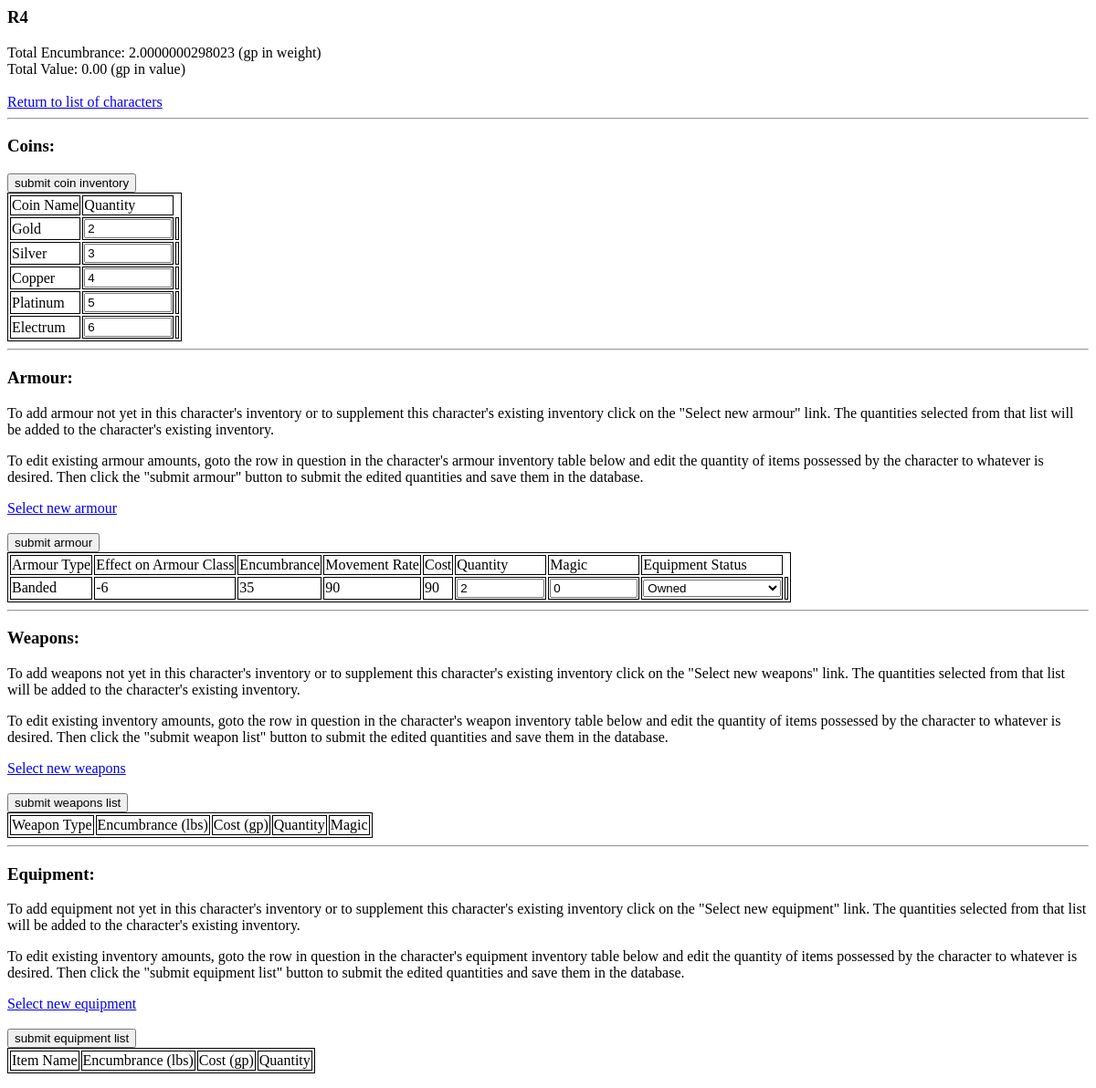
The app's page /osric_character_tools/equipcharacter.php?CharacterId=51, older data.
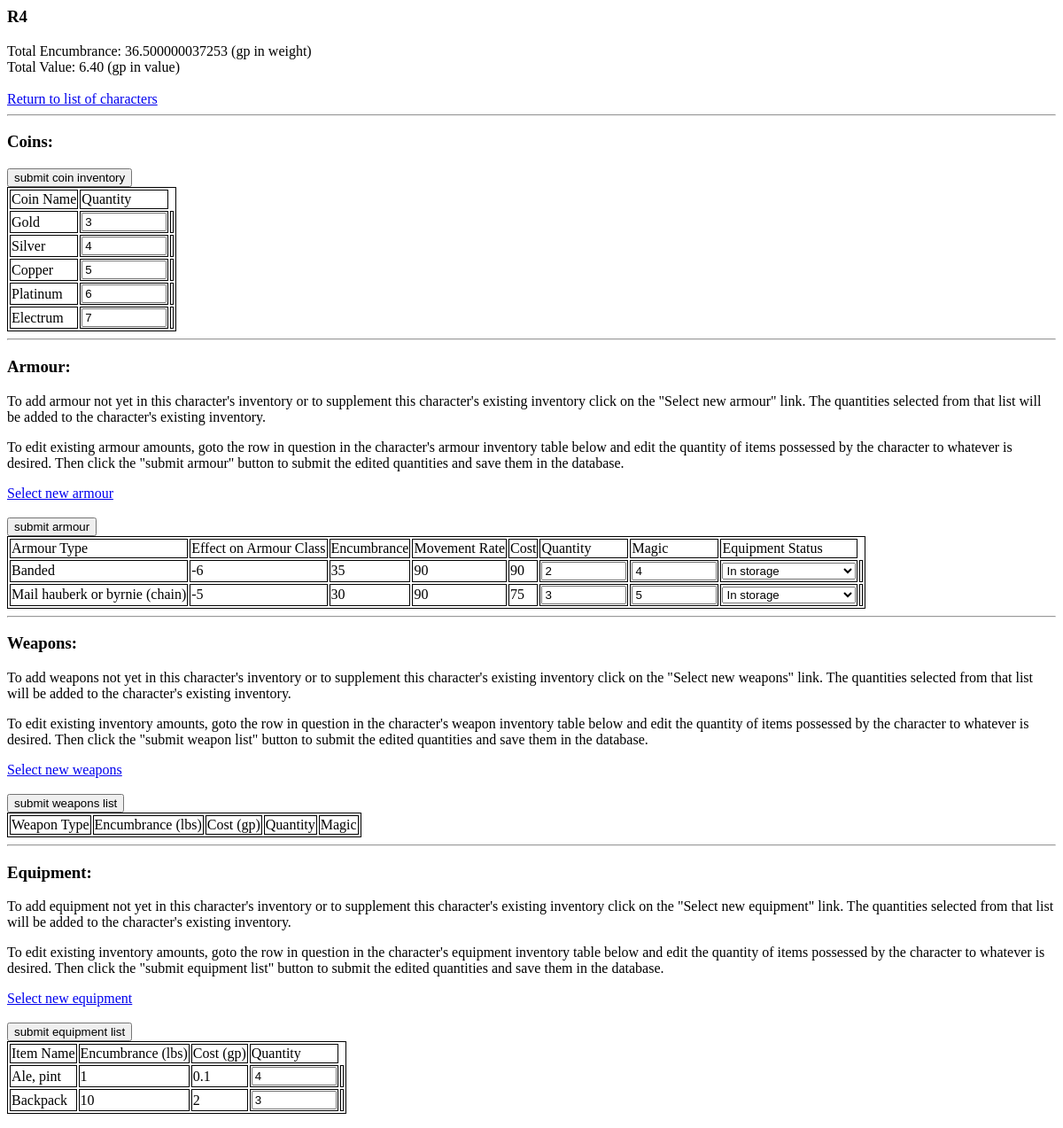
The same page, newer data.
### tables this page shows
CREATE TABLE IF NOT EXISTS `characters` (
  `CharacterName` varchar(255) NOT NULL,
  `CharacterGender` int(11) NOT NULL,
  `CharacterAge` float NOT NULL,
  `CharacterHeight` float NOT NULL,
  `CharacterWeight` float NOT NULL,
  `CharacterId` bigint(20) unsigned NOT NULL AUTO_INCREMENT,
  `CharacterAlignment` int(11) NOT NULL,
  `RaceId` bigint(20) NOT NULL,
  PRIMARY KEY (`CharacterId`)
);

CREATE TABLE IF NOT EXISTS `character_coins` (
  `CharacterId` bigint(20) NOT NULL,
  `CoinId` bigint(20) NOT NULL,
  `Quantity` int(11) NOT NULL,
  PRIMARY KEY (`CharacterId`,`CoinId`)
);

CREATE TABLE IF NOT EXISTS `coins` (
  `CoinId` bigint(20) unsigned NOT NULL AUTO_INCREMENT,
  `CoinName` varchar(16) NOT NULL,
  `CoinValueInGoldCoins` float NOT NULL,
  `CoinEncumbranceInLbs` float NOT NULL,
  PRIMARY KEY (`CoinId`),
  UNIQUE KEY `CoinId` (`CoinId`)
);

CREATE TABLE IF NOT EXISTS `character_armour` (
  `CharacterId` bigint(20) NOT NULL,
  `ArmourId` bigint(20) NOT NULL,
  `Quantity` int(11) NOT NULL,
  `ArmourMagic` int(11) NOT NULL DEFAULT '0',
  `EquipmentStatusId` int(11) NOT NULL DEFAULT '1',
  KEY `CharacterId` (`CharacterId`,`ArmourId`)
);

CREATE TABLE IF NOT EXISTS `armour` (
  `ArmourId` bigint(20) NOT NULL AUTO_INCREMENT,
  `ArmourType` varchar(32) DEFAULT NULL,
  `ArmourEncumbrance` float NOT NULL,
  `ArmourMovementRate` float NOT NULL,
  `ArmourEffectOnArmourClass` int(11) NOT NULL,
  `ArmourCost` float NOT NULL,
  PRIMARY KEY (`ArmourId`)
);

CREATE TABLE IF NOT EXISTS `character_items` (
  `CharacterId` bigint(20) NOT NULL,
  `ItemId` bigint(20) NOT NULL,
  `Quantity` int(11) NOT NULL,
  PRIMARY KEY (`CharacterId`,`ItemId`)
);

CREATE TABLE IF NOT EXISTS `items` (
  `ItemName` varchar(64) DEFAULT NULL,
  `ItemEncumbrance` float NOT NULL,
  `ItemCost` float NOT NULL,
  `ItemId` bigint(20) unsigned NOT NULL AUTO_INCREMENT,
  UNIQUE KEY `ItemId` (`ItemId`)
);

### osric_character_tools/inc/charactertblfuncs.inc (called while the page is built, shortened)
<?php
function getCharacter($cxn,$characterId)
{
	if($characterId == -1)
	{
		$row['CharacterName'] = "Dummy";
		$row['CharacterGender'] = "1";
		$row['CharacterAge'] = "42";
		$row['CharacterHeight'] = "65";
	}
	else
	{
		$query = sprintf("SELECT * FROM `characters` WHERE CharacterId='%s'",$characterId);
		$result = mysqli_query($cxn,$query) or die("Couldn't execute query.");
		$row = mysqli_fetch_assoc($result);
	}
	return $row;
}
?>

### osric_character_tools/inc/characterInventory.inc (called while the page is built, shortened)
<?php
function getTotalItemEncumbrance($cxn, $characterId)
{
	$query = "SELECT SUM(e.TotalItemEncumbrance) AS TotalEncumbrance FROM (SELECT (i.ItemEncumbrance * ci.Quantity) AS TotalItemEncumbrance FROM character_items ci INNER JOIN items i ON ci.ItemId = i.ItemId WHERE ci.CharacterId = '{$characterId}') AS e";
	$result = mysqli_query($cxn,$query) or die("Couldn't execute getTotalEncumbrance query.");
	$row = mysqli_fetch_assoc($result);
	return $row['TotalEncumbrance'];
}
function getTotalCoinEncumbrance($cxn, $characterId)
{
    $query = "SELECT SUM(e.TotalCoinEncumbrance) AS TotalEncumbrance FROM (SELECT (c.CoinEncumbranceInLbs * cc.Quantity) AS TotalCoinEncumbrance FROM character_coins cc INNER JOIN coins c ON cc.CoinId = c.CoinId WHERE cc.CharacterId = '{$characterId}') AS e";
    $result = mysqli_query($cxn,$query) or die("Couldn't execute getTotalCoinEncumbrance.");
    $row = mysqli_fetch_assoc($result);
    return $row['TotalEncumbrance'];
}
function getTotalCost($cxn, $characterId)
{
	$query = "SELECT SUM(e.TotalItemCost) AS TotalCost FROM (SELECT (ci.Quantity * i.ItemCost) AS TotalItemCost FROM character_items ci INNER JOIN items i ON ci.ItemId = i.ItemId WHERE ci.CharacterId = '{$characterId}') AS e";
	$result = mysqli_query($cxn,$query) or die("Couldn't execute getTotalCost query.");
	$row = mysqli_fetch_assoc($result);
	return $row['TotalCost'];
}
function getCharacterItems($cxn, $characterId)
{
    $query = "SELECT * FROM character_items ci INNER JOIN items i ON ci.ItemId = i.ItemId WHERE ci.CharacterId = $characterId";
    $result = mysqli_query($cxn,$query) or die("Couldn't execute getCharacterItems query.");
    for($result_set = array();$row = mysqli_fetch_assoc($result);$result_set[]=$row);
    return $result_set;
}
function getCharacterCoins($cxn, $characterId)
{
    $query = "SELECT * FROM character_coins cc INNER JOIN coins c on cc.CoinId = c.CoinId WHERE cc.CharacterId = $characterId";
    $result = mysqli_query($cxn,$query) or die("Couldn't execute getCharacterCoins query.");
    for($result_set = array();$row = mysqli_fetch_assoc($result);$result_set[]=$row);
    return $result_set;
}
function getCharacterArmour($cxn, $characterId)
{
    $query = "SELECT * FROM character_armour ca INNER JOIN armour a ON ca.ArmourId = a.ArmourId WHERE ca.CharacterId = $characterId";
    $result = mysqli_query($cxn,$query) or die("Couldn't execute getCharacterArmour query.");
    for($result_set = array();$row = mysqli_fetch_assoc($result);$result_set[]=$row);
    return $result_set;
}
?>

### osric_character_tools/equipcharacter.php (the view, shortened to what this page needs)
<?php
include("./inc/misc.inc");
include("./inc/characterInventory.inc");
include("./inc/charactertblfuncs.inc");
include("./inc/db_funcs.inc");
include("./inc/functions.inc");
$characterId = $_REQUEST['CharacterId'];
$cxn = mysqli_connect($host,$user,$passwd,$dbname) or die("Couldn't connect to server");
$character = getCharacter($cxn,$characterId);
$characterName = $character['CharacterName'];
$totalItemEncumbrance = getTotalItemEncumbrance($cxn,$characterId);
$totalCoinEncumbrance = getTotalCoinEncumbrance($cxn,$characterId);
$totalEncumbrance = $totalItemEncumbrance + $totalCoinEncumbrance;
$totalValue = getTotalCost($cxn,$characterId);
$equipmentStatusOptions = osricdb_getEquipmentStatusOptions($cxn);
?>
<html>
<link rel="stylesheet" type="text/css" href="./css/class.css" />
<body>
<form action="editCharacterInventory.php" method="POST">
<?php
echo "<h3>{$characterName}</h3>\n";
echo "Total Encumbrance: \n";
echo "{$totalEncumbrance} (gp in weight)";
echo "<br/>\n";
echo "Total Value: \n";
$totalValueStr = sprintf("%01.2f",$totalValue);
echo "{$totalValueStr} (gp in value)";
echo "<br/>\n<br/>\n";
echo "<a href='characters.php'>Return to list of characters</a>\n";
echo "<hr/>\n";
echo "<h3>Coins:</h3>\n";
echo "<div><input type='submit' value='submit coin inventory'/></div>\n";
echo "<table id='osric_character_coins'>\n";
echo "<tr><td>Coin Name</td><td>Quantity</td></tr>\n";
$character_coins = getCharacterCoins($cxn,$characterId);
$num_rows = count($character_coins);
for($i=0;$i<$num_rows;$i++)
{
    $row = $character_coins[$i];
    echo "<tr>";
    echo "<td>{$row['CoinName']}</td>";
    $coinId = $row['CoinId'];
	if($row['Quantity']){
		$coinQuantity = $row['Quantity'];
	}
	else {
		$coinQuantity = 0;
	}
	echo "<td><input type='number' min='0' max='9999999' name='coin[{$i}][quantity]' value='{$coinQuantity}'></input></td>";
    echo "<td><input type='hidden' min='0' max='9999999' name='coin[{$i}][coinId]' value='{$coinId}'></input></td>";
    echo "</tr>\n";
}
echo "</table>\n";
echo "<hr/>\n";
echo "<h3>Armour:</h3>\n";
echo "<p>To add armour not yet in this character's inventory or to supplement this character's existing inventory click on the \"Select new armour\" link.  The quantities selected from that list will be added to the character's existing inventory.</p>\n";
echo "<p>To edit existing armour amounts, goto the row in question in the character's armour inventory table below and edit the quantity of items possessed by the character to whatever is desired.  Then click the \"submit armour\" button to submit the edited quantities and save them in the database.</p>\n";
echo "<div><a href='selectarmour.php?CharacterId={$characterId}'>Select new armour</a></div>";
echo "<br/>\n";
echo "<div><input type='submit' value='submit armour'/></div>\n";
echo "<table id='osric_character_armour'>\n";
echo "<tr><td>Armour Type</td><td>Effect on Armour Class</td><td>Encumbrance</td><td>Movement Rate</td><td>Cost</td><td>Quantity</td><td>Magic</td><td>Equipment Status</td></tr>\n";
$character_armour = getCharacterArmour($cxn,$characterId);
$num_rows = count($character_armour);
for($i=0;$i<$num_rows;$i++)
{
    $row = $character_armour[$i];
    echo "<tr>";
	echo "<td>{$row['ArmourType']}</td>";
	echo "<td>{$row['ArmourEffectOnArmourClass']}</td>";
    echo "<td>{$row['ArmourEncumbrance']}</td>";
    echo "<td>{$row['ArmourMovementRate']}</td>";
	echo "<td>{$row['ArmourCost']}</td>";
    $armourId = $row['ArmourId'];
	if($row['Quantity']){
		$armourQuantity = $row['Quantity'];
	}
	else {
		$armourQuantity = 0;
	}
    $armourMagic = $row['ArmourMagic'];
	echo "<td><input type='number' min='0' max='9999999' name='armour[{$i}][quantity]' value='{$armourQuantity}'></input></td>";
    echo "<td><input type='number' min='0' max='9999999' name='armour[{$i}][armourMagic]' value='{$armourMagic}'></input></td>";
    echo "<td>";
    html_listbox("armour[{$i}][equipmentStatusId]", $equipmentStatusOptions, $row['EquipmentStatusId']);
    echo "</td>";
    echo "<td><input type='hidden' min='0' max='9999999' name='armour[{$i}][armourId]' value='{$armourId}'></input></td>";
    echo "</tr>\n";
}
echo "</table>\n";
echo "<hr/>\n";
echo "<h3>Weapons:</h3>";
echo "<p>To add weapons not yet in this character's inventory or to supplement this character's existing inventory click on the \"Select new weapons\" link.  The quantities selected from that list will be added to the character's existing inventory.</p>\n";
echo "<p>To edit existing inventory amounts, goto the row in question in the character's weapon inventory table below and edit the quantity of items possessed by the character to whatever is desired.  Then click the \"submit weapon list\" button to submit the edited quantities and save them in the database.</p>";
echo "<div><a href='selectweapons.php?CharacterId={$characterId}'>Select new weapons</a></div>";
echo "<br/>";
echo "<div><input type='submit' value='submit weapons list'/></div>";
echo "<table id='osric_character_weapons'>";
echo "<tr><td>Weapon Type</td><td>Encumbrance (lbs)</td><td>Cost (gp)</td><td>Quantity</td><td>Magic</td></tr>";
echo "</table>\n";
echo "<hr/>\n";
echo "<h3>Equipment:</h3>";
echo "<p>To add equipment not yet in this character's inventory or to supplement this character's existing inventory click on the \"Select new equipment\" link.  The quantities selected from that list will be added to the character's existing inventory.</p>";
echo "<p>To edit existing inventory amounts, goto the row in question in the character's equipment inventory table below and edit the quantity of items possessed by the character to whatever is desired.  Then click the \"submit equipment list\" button to submit the edited quantities and save them in the database.</p>";
echo "<div><a href='selectequipment.php?CharacterId={$characterId}'>Select new equipment</a></div>";
echo "<br/>";
echo "<div><input type='submit' value='submit equipment list'/></div>";
echo "<table id='osric_character_equipment'>";
echo "<tr><td>Item Name</td><td>Encumbrance (lbs)</td><td>Cost (gp)</td><td>Quantity</td></tr>";
$itemQuantity = 0;
$character_items = getCharacterItems($cxn,$characterId);
$num_rows = count($character_items);
for($i=0;$i<$num_rows;$i++)
{
    $row = $character_items[$i];
	echo "<tr>";
	echo "<td>{$row['ItemName']}</td>";
	echo "<td>{$row['ItemEncumbrance']}</td>";
	echo "<td>{$row['ItemCost']}</td>";
	$itemId = $row['ItemId'];
	if($row['Quantity']){
		$itemQuantity = $row['Quantity'];
	}
	else {
		$itemQuantity = 0;
	}
	echo "<td><input type='number' min='0' max='9999999' name='item[{$i}][quantity]' value='{$itemQuantity}'></input></td>";
    echo "<td><input type='hidden' min='0' max='9999999' name='item[{$i}][itemId]' value='{$itemId}'></input></td>";
    echo "</tr>";
}
echo "</table>";
?>
</form>
</body>
</html>

### osric_character_tools/inc/functions.inc
<?php
function html_listbox($name, $options, $selected_value)
{
    echo "<select name='$name'>";
	foreach($options as $val=>$label)
	{
		echo "<option value='{$val}'";
		if($val == $selected_value)
		{
			echo "selected";
		}
		echo ">{$label}</option>";
	}
	echo "</select>";
}
?>

### osric_character_tools/css/class.css (style rules this page uses)
table,td { border: 1px solid black; }

Row changes from the older to the newer data that the page shows:
changed character_coins "Gold": Quantity "2" → "3"
changed character_coins "Silver": Quantity "3" → "4"
changed character_coins "Copper": Quantity "4" → "5"
changed character_coins "Platinum": Quantity "5" → "6"
changed character_coins "Electrum": Quantity "6" → "7"
changed character_armour "Banded": ArmourMagic "0" → "4"; EquipmentStatusId "Owned" → "In storage"
added character_armour: ArmourId.ArmourType "Mail hauberk or byrnie (chain)", ArmourId.ArmourEffectOnArmourClass "-5", ArmourId.ArmourEncumbrance "30", ArmourId.ArmourMovementRate "90", ArmourId.ArmourCost "75", Quantity "3", ArmourMagic "5", EquipmentStatusId "In storage"
added character_items: ItemId.ItemName "Ale, pint", ItemId.ItemEncumbrance "1", ItemId.ItemCost "0.1", Quantity "4"
added character_items: ItemId.ItemName "Backpack", ItemId.ItemEncumbrance "10", ItemId.ItemCost "2", Quantity "3"
Text that changed along with them:
$totalEncumbrance: "2.0000000298023" → "36.500000037253"
$totalValueStr: "0.00" → "6.40"
